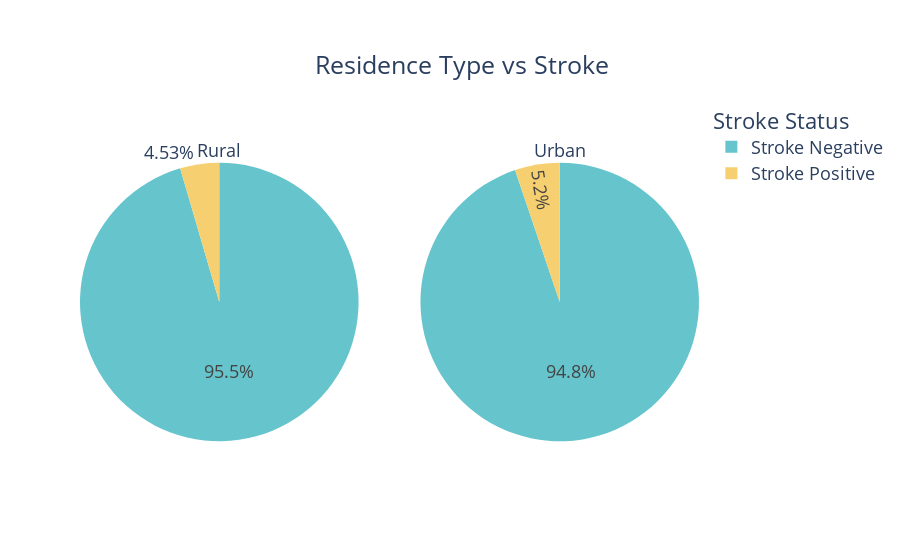

The code cell stored with this chart in its notebook:
### Code cell
counts0 = Counter(df[df['Residence_type']=='Rural']['stroke'])
counts1 = Counter(df[df['Residence_type']=='Urban']['stroke'])
fig = make_subplots(rows=1, cols=2, specs=[[{"type": "pie"}, {"type": "pie"}]])

fig.add_trace(go.Pie(
     values=[v for k,v in counts0.items()],
     labels=['Stroke Positive','Stroke Negative'],
     domain=dict(x=[0, 0.5]),
     name="Stroke Negative",title='Rural'), 
     row=1, col=1)

fig.add_trace(go.Pie(
     values=[v for k,v in counts1.items()],
     labels=['Stroke Positive','Stroke Negative'],
     domain=dict(x=[0.5, 1.0]),
     name="Stroke Positive",title='Urban'),
    row=1, col=2)
fig.update_traces(marker=dict(colors=['#F6CF70','#66C4CC']))

fig.update_layout(
    title={'text':'Residence Type vs Stroke','xanchor':'left','yanchor': 'top','y':0.9,'x':0.35},
    xaxis_title="X Axis Title",
    yaxis_title="Y Axis Title",
    legend_title="Stroke Status",
    font=dict(size=18)
)

fig.show()

### Figure 1 — Plotly figure (JSON) as saved in the notebook; plotly's stock layout.template omitted (floating-point values rounded to 4 significant figures)
{"data": [{"domain": {"x": [0.0, 0.45], "y": [0.0, 1.0]}, "labels": ["Stroke Positive", "Stroke Negative"], "marker": {"colors": ["#F6CF70", "#66C4CC"]}, "name": "Stroke Negative", "title": {"text": "Rural"}, "type": "pie", "values": [114, 2400]}, {"domain": {"x": [0.55, 1.0], "y": [0.0, 1.0]}, "labels": ["Stroke Positive", "Stroke Negative"], "marker": {"colors": ["#F6CF70", "#66C4CC"]}, "name": "Stroke Positive", "title": {"text": "Urban"}, "type": "pie", "values": [135, 2461]}], "layout": {"font": {"size": 18}, "legend": {"title": {"text": "Stroke Status"}}, "title": {"text": "Residence Type vs Stroke", "x": 0.35, "xanchor": "left", "y": 0.9, "yanchor": "top"}, "xaxis": {"title": {"text": "X Axis Title"}}, "yaxis": {"title": {"text": "Y Axis Title"}}}}
